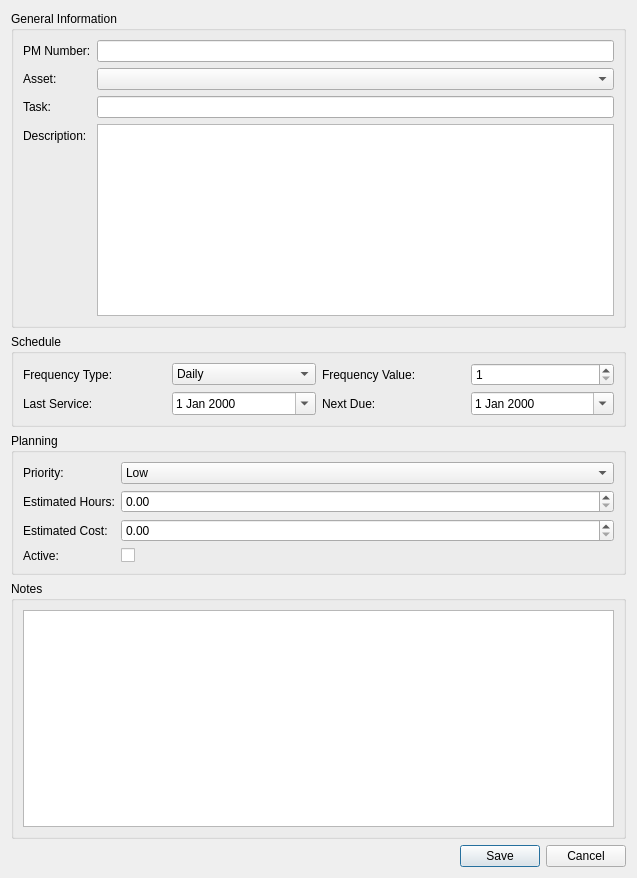
<?xml version="1.0" encoding="UTF-8"?>
<ui version="4.0">
 <class>PreventiveMaintenanceDialog</class>
 <widget class="QDialog" name="PreventiveMaintenanceDialog">
  <property name="geometry">
   <rect>
    <x>0</x>
    <y>0</y>
    <width>637</width>
    <height>878</height>
   </rect>
  </property>
  <property name="windowTitle">
   <string>Preventive Maintenance</string>
  </property>
  <layout class="QVBoxLayout" name="mainLayout">
   <item>
    <widget class="QGroupBox" name="groupGeneralInfo">
     <property name="title">
      <string>General Information</string>
     </property>
     <property name="flat">
      <bool>true</bool>
     </property>
     <layout class="QFormLayout" name="formGeneralInfo">
      <item row="0" column="0">
       <widget class="QLabel" name="lblPMNumber">
        <property name="text">
         <string>PM Number:</string>
        </property>
       </widget>
      </item>
      <item row="0" column="1">
       <widget class="QLineEdit" name="txtPMNumber">
        <property name="readOnly">
         <bool>true</bool>
        </property>
       </widget>
      </item>
      <item row="1" column="0">
       <widget class="QLabel" name="lblAsset">
        <property name="text">
         <string>Asset:</string>
        </property>
       </widget>
      </item>
      <item row="1" column="1">
       <widget class="QComboBox" name="cmbAsset"/>
      </item>
      <item row="2" column="0">
       <widget class="QLabel" name="lblTask">
        <property name="text">
         <string>Task:</string>
        </property>
       </widget>
      </item>
      <item row="2" column="1">
       <widget class="QLineEdit" name="txtTask"/>
      </item>
      <item row="3" column="0">
       <widget class="QLabel" name="lblDescription">
        <property name="text">
         <string>Description:</string>
        </property>
       </widget>
      </item>
      <item row="3" column="1">
       <widget class="QTextEdit" name="teDescription"/>
      </item>
     </layout>
    </widget>
   </item>
   <item>
    <widget class="QGroupBox" name="groupSchedule">
     <property name="title">
      <string>Schedule</string>
     </property>
     <property name="flat">
      <bool>true</bool>
     </property>
     <layout class="QGridLayout" name="gridSchedule">
      <item row="0" column="0">
       <widget class="QLabel" name="lblFrequencyType">
        <property name="text">
         <string>Frequency Type:</string>
        </property>
       </widget>
      </item>
      <item row="0" column="1">
       <widget class="QComboBox" name="cmbFrequencyType">
        <item>
         <property name="text">
          <string>Daily</string>
         </property>
        </item>
        <item>
         <property name="text">
          <string>Weekly</string>
         </property>
        </item>
        <item>
         <property name="text">
          <string>Monthly</string>
         </property>
        </item>
        <item>
         <property name="text">
          <string>Yearly</string>
         </property>
        </item>
       </widget>
      </item>
      <item row="0" column="2">
       <widget class="QLabel" name="lblFrequencyValue">
        <property name="text">
         <string>Frequency Value:</string>
        </property>
       </widget>
      </item>
      <item row="0" column="3">
       <widget class="QSpinBox" name="spnFrequencyValue">
        <property name="minimum">
         <number>1</number>
        </property>
        <property name="maximum">
         <number>365</number>
        </property>
       </widget>
      </item>
      <item row="1" column="0">
       <widget class="QLabel" name="lblLastService">
        <property name="text">
         <string>Last Service:</string>
        </property>
       </widget>
      </item>
      <item row="1" column="1">
       <widget class="QDateEdit" name="dtLastService">
        <property name="calendarPopup">
         <bool>true</bool>
        </property>
       </widget>
      </item>
      <item row="1" column="2">
       <widget class="QLabel" name="lblNextDue">
        <property name="text">
         <string>Next Due:</string>
        </property>
       </widget>
      </item>
      <item row="1" column="3">
       <widget class="QDateEdit" name="dtNextDue">
        <property name="calendarPopup">
         <bool>true</bool>
        </property>
       </widget>
      </item>
     </layout>
    </widget>
   </item>
   <item>
    <widget class="QGroupBox" name="groupPlanning">
     <property name="title">
      <string>Planning</string>
     </property>
     <property name="flat">
      <bool>true</bool>
     </property>
     <layout class="QFormLayout" name="formPlanning">
      <item row="0" column="0">
       <widget class="QLabel" name="lblPriority">
        <property name="text">
         <string>Priority:</string>
        </property>
       </widget>
      </item>
      <item row="0" column="1">
       <widget class="QComboBox" name="cmbPriority">
        <item>
         <property name="text">
          <string>Low</string>
         </property>
        </item>
        <item>
         <property name="text">
          <string>Medium</string>
         </property>
        </item>
        <item>
         <property name="text">
          <string>High</string>
         </property>
        </item>
       </widget>
      </item>
      <item row="1" column="0">
       <widget class="QLabel" name="lblEstimatedHours">
        <property name="text">
         <string>Estimated Hours:</string>
        </property>
       </widget>
      </item>
      <item row="1" column="1">
       <widget class="QDoubleSpinBox" name="dsbEstimatedHours">
        <property name="decimals">
         <number>2</number>
        </property>
        <property name="maximum">
         <double>9999.989999999999782</double>
        </property>
       </widget>
      </item>
      <item row="2" column="0">
       <widget class="QLabel" name="lblEstimatedCost">
        <property name="text">
         <string>Estimated Cost:</string>
        </property>
       </widget>
      </item>
      <item row="2" column="1">
       <widget class="QDoubleSpinBox" name="dsbEstimatedCost">
        <property name="decimals">
         <number>2</number>
        </property>
        <property name="maximum">
         <double>999999.989999999990687</double>
        </property>
       </widget>
      </item>
      <item row="3" column="0">
       <widget class="QLabel" name="lblActive">
        <property name="text">
         <string>Active:</string>
        </property>
       </widget>
      </item>
      <item row="3" column="1">
       <widget class="QCheckBox" name="chkActive"/>
      </item>
     </layout>
    </widget>
   </item>
   <item>
    <widget class="QGroupBox" name="groupNotes">
     <property name="title">
      <string>Notes</string>
     </property>
     <property name="flat">
      <bool>true</bool>
     </property>
     <layout class="QVBoxLayout" name="layoutNotes">
      <item>
       <widget class="QTextEdit" name="teNotes"/>
      </item>
     </layout>
    </widget>
   </item>
   <item>
    <widget class="QDialogButtonBox" name="buttonBox">
     <property name="standardButtons">
      <set>QDialogButtonBox::StandardButton::Cancel|QDialogButtonBox::StandardButton::Save</set>
     </property>
    </widget>
   </item>
  </layout>
 </widget>
 <resources/>
 <connections/>
</ui>
